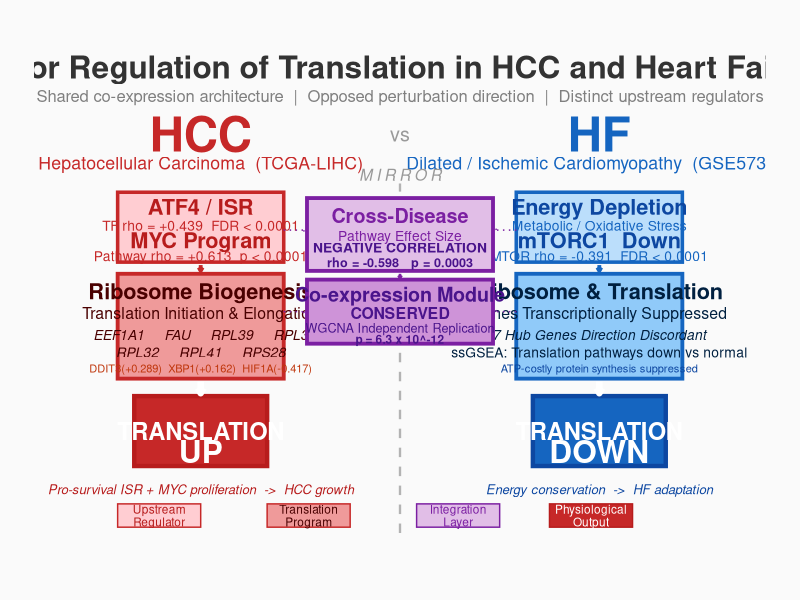

Generate this figure with R:
library(ggplot2)

PROJ_DIR <- "D:/R_projects/revision_analysis"

h_red   <- "#C62828"
h_light <- "#FFCDD2"
h_mid   <- "#EF9A9A"
h_dark  <- "#B71C1C"
b_blue  <- "#1565C0"
b_light <- "#BBDEFB"
b_mid   <- "#90CAF9"
b_dark  <- "#0D47A1"
m_purp  <- "#7B1FA2"
m_light <- "#E1BEE7"

p <- ggplot()

p <- p + annotate("text", x=0, y=17.5, label="Mirror Regulation of Translation in HCC and Heart Failure", fontface="bold", size=8, color="grey20")
p <- p + annotate("text", x=0, y=16.5, label="Shared co-expression architecture  |  Opposed perturbation direction  |  Distinct upstream regulators", size=4.2, color="grey50")

# ===== DISEASE HEADERS =====
p <- p + annotate("text", x=-6, y=15.2, label="HCC", fontface="bold", size=12, color=h_red)
p <- p + annotate("text", x=6, y=15.2, label="HF", fontface="bold", size=12, color=b_blue)
p <- p + annotate("text", x=0, y=15.2, label="vs", size=5, color="grey60")
p <- p + annotate("text", x=-6, y=14.2, label="Hepatocellular Carcinoma  (TCGA-LIHC)", size=4.5, color=h_red)
p <- p + annotate("text", x=6, y=14.2, label="Dilated / Ischemic Cardiomyopathy  (GSE57338)", size=4.5, color=b_blue)

# Divider
p <- p + annotate("segment", x=0, xend=0, y=1.5, yend=13.5, linetype="dashed", color="grey70", linewidth=0.8)
p <- p + annotate("text", x=0, y=13.8, label="M I R R O R", size=4, color="grey60", fontface="italic")

# ==========================================
# HCC LEFT SIDE (3 boxes, well-spaced)
# ==========================================

# 1. UPSTREAM (y: 11.0-13.0)
p <- p + annotate("rect", xmin=-8.5, xmax=-3.5, ymin=10.8, ymax=13.2, fill=h_light, color=h_red, linewidth=1.2)
p <- p + annotate("text", x=-6, y=12.7, label="ATF4 / ISR", fontface="bold", size=5.5, color=h_dark)
p <- p + annotate("text", x=-6, y=12.05, label="TF rho = +0.439  FDR < 0.0001", size=3.5, color=h_red)
p <- p + annotate("text", x=-6, y=11.55, label="MYC Program", fontface="bold", size=5.5, color=h_dark)
p <- p + annotate("text", x=-6, y=11.0, label="Pathway rho = +0.613  p < 0.0001", size=3.5, color=h_red)

# 2. TRANSLATION (y: 7.0-10.2)
p <- p + annotate("rect", xmin=-8.5, xmax=-3.5, ymin=6.8, ymax=10.4, fill=h_mid, color=h_red, linewidth=1.3)
p <- p + annotate("text", x=-6, y=9.8, label="Ribosome Biogenesis", fontface="bold", size=5.5, color="#4A0000")
p <- p + annotate("text", x=-6, y=9.05, label="Translation Initiation & Elongation", size=4, color="#4A0000")
p <- p + annotate("text", x=-6, y=8.3, label="EEF1A1     FAU     RPL39     RPL3", size=3.5, color="#4A0000", fontface="italic")
p <- p + annotate("text", x=-6, y=7.7, label="RPL32     RPL41     RPS28", size=3.5, color="#4A0000", fontface="italic")
p <- p + annotate("text", x=-6, y=7.15, label="DDIT3(+0.289)  XBP1(+0.162)  HIF1A(-0.417)", size=2.8, color="#BF360C")

# 3. OUTPUT (y: 4.0-6.0)
p <- p + annotate("rect", xmin=-8, xmax=-4, ymin=3.8, ymax=6.2, fill=h_red, color=h_dark, linewidth=1.5)
p <- p + annotate("text", x=-6, y=5.0, label="TRANSLATION", fontface="bold", size=6, color="white")
p <- p + annotate("text", x=-6, y=4.3, label="UP", fontface="bold", size=8, color="white")

p <- p + annotate("text", x=-6, y=3.0, label="Pro-survival ISR + MYC proliferation  ->  HCC growth", size=3.3, color=h_dark, fontface="italic")

# ==========================================
# HF RIGHT SIDE (3 boxes, mirror)
# ==========================================

# 1. UPSTREAM (y: 11.0-13.0)
p <- p + annotate("rect", xmin=3.5, xmax=8.5, ymin=10.8, ymax=13.2, fill=b_light, color=b_blue, linewidth=1.2)
p <- p + annotate("text", x=6, y=12.7, label="Energy Depletion", fontface="bold", size=5.5, color=b_dark)
p <- p + annotate("text", x=6, y=12.05, label="Metabolic / Oxidative Stress", size=3.5, color=b_blue)
p <- p + annotate("text", x=6, y=11.55, label="mTORC1  Down", fontface="bold", size=5.5, color=b_dark)
p <- p + annotate("text", x=6, y=11.0, label="MTOR rho = -0.391  FDR < 0.0001", size=3.5, color=b_blue)

# 2. TRANSLATION (y: 7.0-10.2)
p <- p + annotate("rect", xmin=3.5, xmax=8.5, ymin=6.8, ymax=10.4, fill=b_mid, color=b_blue, linewidth=1.3)
p <- p + annotate("text", x=6, y=9.8, label="Ribosome & Translation", fontface="bold", size=5.5, color="#002040")
p <- p + annotate("text", x=6, y=9.05, label="Genes Transcriptionally Suppressed", size=4, color="#002040")
p <- p + annotate("text", x=6, y=8.3, label="7 Hub Genes Direction Discordant", size=3.5, color="#002040", fontface="italic")
p <- p + annotate("text", x=6, y=7.7, label="ssGSEA: Translation pathways down vs normal", size=3.5, color="#002040")
p <- p + annotate("text", x=6, y=7.15, label="ATP-costly protein synthesis suppressed", size=2.8, color=b_dark)

# 3. OUTPUT (y: 4.0-6.0)
p <- p + annotate("rect", xmin=4, xmax=8, ymin=3.8, ymax=6.2, fill=b_blue, color=b_dark, linewidth=1.5)
p <- p + annotate("text", x=6, y=5.0, label="TRANSLATION", fontface="bold", size=6, color="white")
p <- p + annotate("text", x=6, y=4.3, label="DOWN", fontface="bold", size=8, color="white")

p <- p + annotate("text", x=6, y=3.0, label="Energy conservation  ->  HF adaptation", size=3.3, color=b_dark, fontface="italic")

# ==========================================
# MIDDLE INTEGRATION (2 panels, centered)
# ==========================================

p <- p + annotate("rect", xmin=-2.8, xmax=2.8, ymin=10.5, ymax=13.0, fill=m_light, color=m_purp, linewidth=1.3)
p <- p + annotate("text", x=0, y=12.4, label="Cross-Disease", fontface="bold", size=5, color=m_purp)
p <- p + annotate("text", x=0, y=11.7, label="Pathway Effect Size", size=3.5, color=m_purp)
p <- p + annotate("text", x=0, y=11.3, label="NEGATIVE CORRELATION", fontface="bold", size=3.5, color="#4A148C")
p <- p + annotate("text", x=0, y=10.8, label="rho = -0.598   p = 0.0003", fontface="bold", size=3.2, color="#4A148C")

p <- p + annotate("rect", xmin=-2.8, xmax=2.8, ymin=8.0, ymax=10.2, fill="#CE93D8", color=m_purp, linewidth=1.3)
p <- p + annotate("text", x=0, y=9.7, label="Co-expression Module", fontface="bold", size=5, color="#4A148C")
p <- p + annotate("text", x=0, y=9.05, label="CONSERVED", fontface="bold", size=4, color="#4A148C")
p <- p + annotate("text", x=0, y=8.55, label="WGCNA Independent Replication", size=3.2, color="#4A148C")
p <- p + annotate("text", x=0, y=8.15, label="p = 6.3 x 10^-12", fontface="bold", size=3, color="#4A148C")

# ==========================================
# ARROWS
# ==========================================

# HCC vertical arrows
p <- p + annotate("segment", x=-6, xend=-6, y=10.7, yend=10.5, arrow=arrow(length=unit(0.1,"cm")), color=h_red, linewidth=1.3)
p <- p + annotate("segment", x=-6, xend=-6, y=6.7, yend=6.3, arrow=arrow(length=unit(0.15,"cm")), color="white", linewidth=2.2)

# HF vertical arrows
p <- p + annotate("segment", x=6, xend=6, y=10.7, yend=10.5, arrow=arrow(length=unit(0.1,"cm")), color=b_blue, linewidth=1.3)
p <- p + annotate("segment", x=6, xend=6, y=6.7, yend=6.3, arrow=arrow(length=unit(0.15,"cm")), color="white", linewidth=2.2)

# Lateral connections to middle
p <- p + annotate("segment", x=-3.5, xend=-2.85, y=11.9, yend=11.9, arrow=arrow(length=unit(0.06,"cm")), color=m_purp, linewidth=0.5, linetype="dotted")
p <- p + annotate("segment", x=3.5, xend=2.85, y=11.9, yend=11.9, arrow=arrow(length=unit(0.06,"cm")), color=m_purp, linewidth=0.5, linetype="dotted")
p <- p + annotate("segment", x=-3.5, xend=-2.85, y=9.1, yend=9.1, arrow=arrow(length=unit(0.06,"cm")), color=m_purp, linewidth=0.5, linetype="dotted")
p <- p + annotate("segment", x=3.5, xend=2.85, y=9.1, yend=9.1, arrow=arrow(length=unit(0.06,"cm")), color=m_purp, linewidth=0.5, linetype="dotted")

# Middle cascade
p <- p + annotate("segment", x=0, xend=0, y=10.4, yend=10.25, arrow=arrow(length=unit(0.08,"cm")), color=m_purp, linewidth=0.9)

# ==========================================
# LEGEND
# ==========================================

p <- p + annotate("rect", xmin=-8.5, xmax=-6, ymin=1.7, ymax=2.5, fill=h_light, color=h_red, linewidth=0.5)
p <- p + annotate("text", x=-7.25, y=2.1, label="Upstream\nRegulator", size=3, lineheight=0.9, color=h_dark)

p <- p + annotate("rect", xmin=-4, xmax=-1.5, ymin=1.7, ymax=2.5, fill=h_mid, color=h_red, linewidth=0.5)
p <- p + annotate("text", x=-2.75, y=2.1, label="Translation\nProgram", size=3, lineheight=0.9, color="#4A0000")

p <- p + annotate("rect", xmin=0.5, xmax=3, ymin=1.7, ymax=2.5, fill=m_light, color=m_purp, linewidth=0.5)
p <- p + annotate("text", x=1.75, y=2.1, label="Integration\nLayer", size=3, lineheight=0.9, color=m_purp)

p <- p + annotate("rect", xmin=4.5, xmax=7, ymin=1.7, ymax=2.5, fill=h_red, color=h_dark, linewidth=0.5)
p <- p + annotate("text", x=5.75, y=2.1, label="Physiological\nOutput", size=3, lineheight=0.9, color="white")

# ==========================================
p <- p + coord_cartesian(xlim=c(-10,10), ylim=c(1, 18))
p <- p + theme_void()
p <- p + theme(plot.background=element_rect(fill="#FAFAFA", color=NA), plot.margin=margin(20,25,20,25))

ggsave(file.path(PROJ_DIR, "figures", "Figure6_Mechanistic_Model.png"), p, width=22, height=16, dpi=300)
cat("Figure 6 v4 saved\n")
